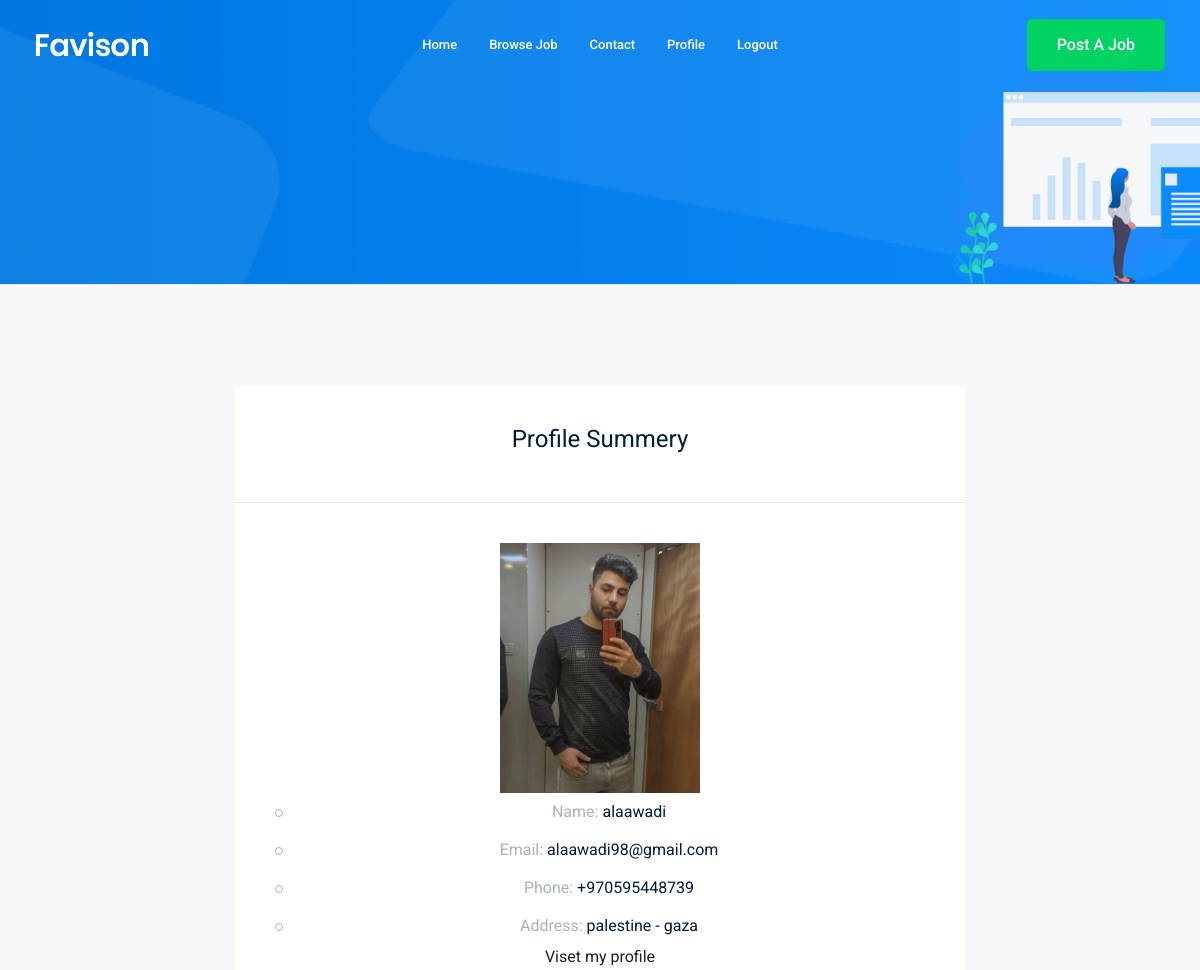
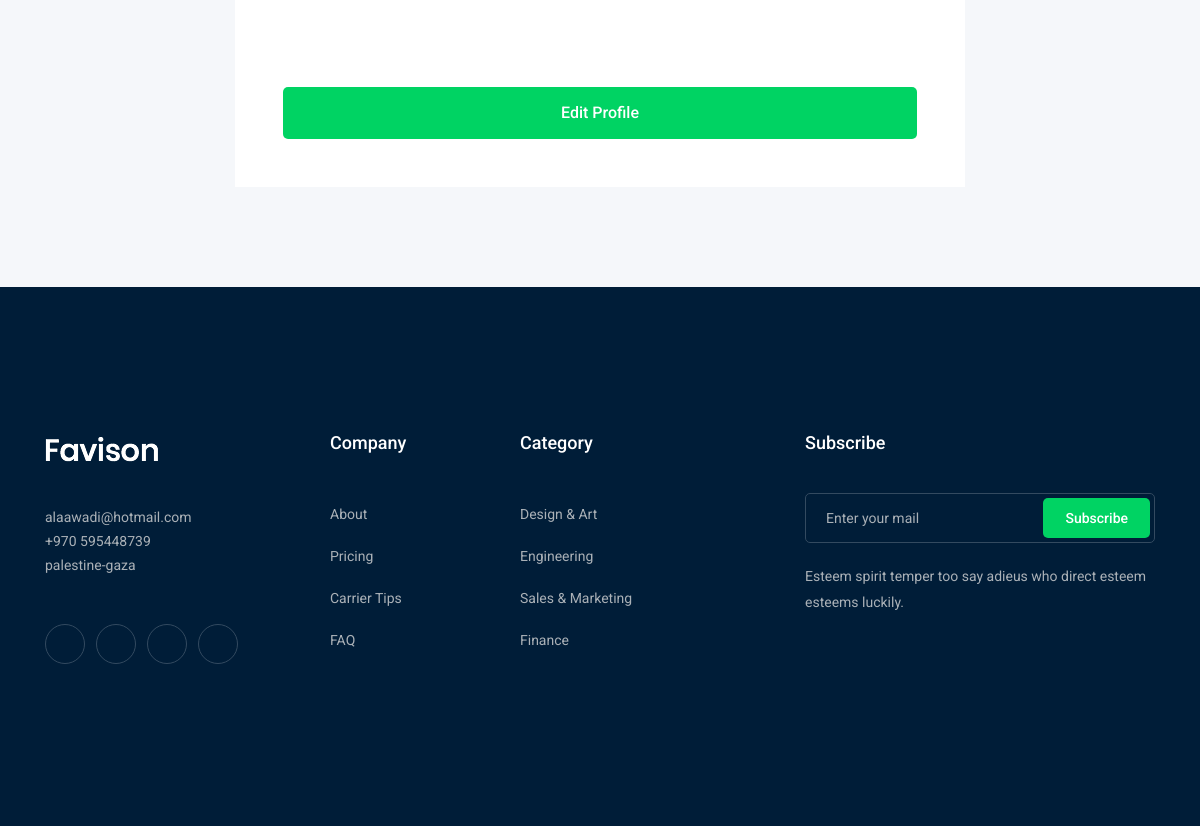
/accounts/profile/ (signed in), run on the app's committed database (2 pictures, top to bottom).
### accounts/models.py (models this page shows)
class Profile(models.Model):
    user = models.OneToOneField(User, on_delete=models.CASCADE)
    city = models.ForeignKey('City', related_name='user_city', on_delete=models.CASCADE , blank=True, null=True)
    phone_number = models.CharField(max_length=15)
    image  = models.ImageField(upload_to='profile/')
    def __str__(self):
        return str(self.user)

class City(models.Model):
    name = models.CharField(max_length=30)
    def __str__(self):
        return self.name

### accounts/views.py (the view)
# urls.py: path('profile/',views.profile , name='profile'),
def profile(request):
    profile = Profile.objects.get(user=request.user)
    return render(request,'accounts/profile.html',{'profile': profile})

### accounts/templates/accounts/profile.html (shortened to what this page needs)
{% extends 'base.html' %}
{% load bootstrap4 %}
{% block body %}
    <div class="bradcam_area bradcam_bg_1">
        <div class="container">
            <div class="row">
                <div class="col-xl-12">
                </div>
            </div>
        </div>
    </div>
    <div class="job_details_area">
        <div class="container">
            <div class="row">
                <div class="col-lg-8 mx-auto">
                    <center>
                    <div class="job_sumary">
                        <div class="summery_header">
                            <h3>Profile Summery</h3>
                        </div>
                        <div class="job_content">
                            <ul>
                                {% if profile.image %}
                                <img src="{{profile.image.url}}" width="200" height="250" style="border:0;">
                                {% endif %}
                                <li>Name: <span>{{profile}}</span></li>
                                <li>Email: <span>{{profile.user.email}}</span></li>
                                <li>Phone: <span>{{profile.phone_number}}</span></li>
                                <li>Address: <span>{{profile.city}}</span></li>
                                <a href="#"><span >Viset my profile</span></a>
                            </ul>
                        </div>
                        <div class="p-5">
                            <a class="boxed-btn3 w-100" href="{% url 'profile_edit' %}"> Edit Profile</a>
                        </div>
                    </div>
                </div>
            </div>
        </div>
    </div>
    {% endblock body %}

### data on the page
Profile: image (picture), user.username "alaawadi", user.email "alaawadi98@gmail.com", phone_number "+970595448739", city "palestine - gaza"
